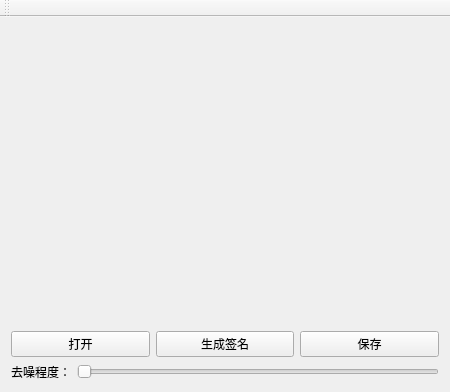
<?xml version="1.0" encoding="UTF-8"?>
<ui version="4.0">
 <class>signature</class>
 <widget class="QMainWindow" name="signature">
  <property name="geometry">
   <rect>
    <x>0</x>
    <y>0</y>
    <width>450</width>
    <height>392</height>
   </rect>
  </property>
  <property name="windowTitle">
   <string>signature</string>
  </property>
  <widget class="QWidget" name="centralWidget">
   <layout class="QGridLayout" name="gridLayout_4">
    <item row="0" column="0">
     <layout class="QGridLayout" name="gridLayout_2">
      <item row="0" column="0">
       <widget class="QLabel" name="label">
        <property name="text">
         <string/>
        </property>
       </widget>
      </item>
     </layout>
    </item>
    <item row="1" column="0">
     <layout class="QGridLayout" name="gridLayout">
      <item row="0" column="0">
       <layout class="QHBoxLayout" name="horizontalLayout">
        <item>
         <widget class="QPushButton" name="open_button">
          <property name="text">
           <string>打开</string>
          </property>
         </widget>
        </item>
        <item>
         <widget class="QPushButton" name="generate_button">
          <property name="text">
           <string>生成签名</string>
          </property>
         </widget>
        </item>
        <item>
         <widget class="QPushButton" name="save_button">
          <property name="text">
           <string>保存</string>
          </property>
         </widget>
        </item>
       </layout>
      </item>
     </layout>
    </item>
    <item row="2" column="0">
     <layout class="QHBoxLayout" name="horizontalLayout_3">
      <item>
       <widget class="QLabel" name="label_2">
        <property name="text">
         <string>去噪程度：</string>
        </property>
       </widget>
      </item>
      <item>
       <widget class="QSlider" name="blur_size">
        <property name="maximum">
         <number>7</number>
        </property>
        <property name="pageStep">
         <number>1</number>
        </property>
        <property name="value">
         <number>0</number>
        </property>
        <property name="orientation">
         <enum>Qt::Horizontal</enum>
        </property>
        <property name="invertedAppearance">
         <bool>false</bool>
        </property>
        <property name="invertedControls">
         <bool>false</bool>
        </property>
       </widget>
      </item>
     </layout>
    </item>
   </layout>
  </widget>
  <widget class="QToolBar" name="mainToolBar">
   <attribute name="toolBarArea">
    <enum>TopToolBarArea</enum>
   </attribute>
   <attribute name="toolBarBreak">
    <bool>false</bool>
   </attribute>
  </widget>
 </widget>
 <layoutdefault spacing="6" margin="11"/>
 <resources/>
 <connections/>
</ui>
